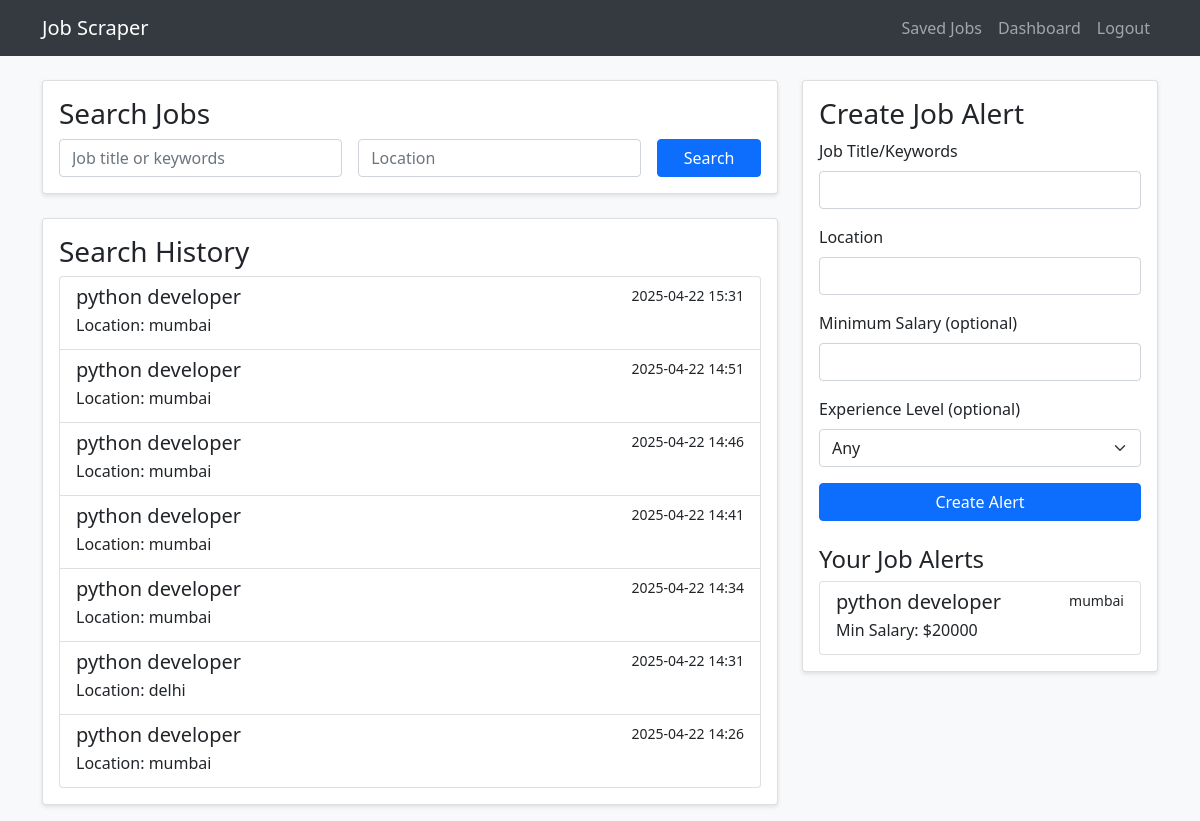
The page /dashboard (signed in) on the database its author committed.
### app.py (models this page shows)
class SearchHistory(db.Model):
    id = db.Column(db.Integer, primary_key=True)
    keyword = db.Column(db.String(200), nullable=False)
    location = db.Column(db.String(200))
    timestamp = db.Column(db.DateTime, default=datetime.utcnow)
    user_id = db.Column(db.Integer, db.ForeignKey('user.id'), nullable=False)

class JobAlert(db.Model):
    id = db.Column(db.Integer, primary_key=True)
    keyword = db.Column(db.String(200), nullable=False)
    location = db.Column(db.String(200))
    min_salary = db.Column(db.Integer)
    experience = db.Column(db.String(100))
    user_id = db.Column(db.Integer, db.ForeignKey('user.id'), nullable=False)

### app.py (the view)
@app.route('/dashboard')
@login_required
def dashboard():
    search_history = SearchHistory.query.filter_by(user_id=current_user.id).order_by(SearchHistory.timestamp.desc()).all()
    job_alerts = JobAlert.query.filter_by(user_id=current_user.id).all()
    return render_template('dashboard.html', search_history=search_history, job_alerts=job_alerts)

### app.py (called while the page is built)
@login_manager.user_loader
def load_user(user_id):
    return User.query.get(int(user_id))

### templates/dashboard.html (shortened to what this page needs)
{% extends "base.html" %}
{% block content %}
<div class="row">
    <div class="col-md-8">
        <div class="card mb-4">
            <div class="card-body">
                <h3 class="card-title">Search Jobs</h3>
                <form action="{{ url_for('search') }}" method="POST">
                    <div class="row g-3">
                        <div class="col-md-5">
                            <input type="text" class="form-control" name="keyword" placeholder="Job title or keywords" required>
                        </div>
                        <div class="col-md-5">
                            <input type="text" class="form-control" name="location" placeholder="Location" required>
                        </div>
                        <div class="col-md-2">
                            <button type="submit" class="btn btn-primary w-100">Search</button>
                        </div>
                    </div>
                </form>
            </div>
        </div>
        <div class="card">
            <div class="card-body">
                <h3 class="card-title">Search History</h3>
                {% if search_history %}
                    <div class="list-group">
                        {% for search in search_history %}
                            <div class="list-group-item">
                                <div class="d-flex w-100 justify-content-between">
                                    <h5 class="mb-1">{{ search.keyword }}</h5>
                                    <small>{{ search.timestamp.strftime('%Y-%m-%d %H:%M') }}</small>
                                </div>
                                <p class="mb-1">Location: {{ search.location }}</p>
                            </div>
                        {% endfor %}
                    </div>
                {% else %}
                    <p>No search history yet.</p>
                {% endif %}
            </div>
        </div>
    </div>
    <div class="col-md-4">
        <div class="card">
            <div class="card-body">
                <h3 class="card-title">Create Job Alert</h3>
                <form action="{{ url_for('create_alert') }}" method="POST">
                    <div class="mb-3">
                        <label for="keyword" class="form-label">Job Title/Keywords</label>
                        <input type="text" class="form-control" id="keyword" name="keyword" required>
                    </div>
                    <div class="mb-3">
                        <label for="location" class="form-label">Location</label>
                        <input type="text" class="form-control" id="location" name="location" required>
                    </div>
                    <div class="mb-3">
                        <label for="min_salary" class="form-label">Minimum Salary (optional)</label>
                        <input type="number" class="form-control" id="min_salary" name="min_salary">
                    </div>
                    <div class="mb-3">
                        <label for="experience" class="form-label">Experience Level (optional)</label>
                        <select class="form-select" id="experience" name="experience">
                            <option value="">Any</option>
                        </select>
                    </div>
                    <button type="submit" class="btn btn-primary w-100">Create Alert</button>
                </form>
                <h4 class="mt-4">Your Job Alerts</h4>
                {% if job_alerts %}
                    <div class="list-group">
                        {% for alert in job_alerts %}
                            <div class="list-group-item">
                                <div class="d-flex w-100 justify-content-between">
                                    <h5 class="mb-1">{{ alert.keyword }}</h5>
                                    <small>{{ alert.location }}</small>
                                </div>
                                {% if alert.min_salary %}
                                    <p class="mb-1">Min Salary: ${{ alert.min_salary }}</p>
                                {% endif %}
                            </div>
                        {% endfor %}
                    </div>
                {% else %}
                    <p>No job alerts yet.</p>
                {% endif %}
            </div>
        </div>
    </div>
</div>
{% endblock %}

### templates/base.html (style rules this page uses)
body { padding-top: 2rem; background-color: #f8f9fa; }
.card { margin-bottom: 1rem; box-shadow: 0 2px 4px rgba(0,0,0,0.1); }

### rows shown on the page
SearchHistory: keyword "python developer", timestamp "2025-04-22 15:31", location "mumbai"
SearchHistory: keyword "python developer", timestamp "2025-04-22 14:51", location "mumbai"
SearchHistory: keyword "python developer", timestamp "2025-04-22 14:46", location "mumbai"
SearchHistory: keyword "python developer", timestamp "2025-04-22 14:41", location "mumbai"
SearchHistory: keyword "python developer", timestamp "2025-04-22 14:34", location "mumbai"
SearchHistory: keyword "python developer", timestamp "2025-04-22 14:31", location "delhi"
SearchHistory: keyword "python developer", timestamp "2025-04-22 14:26", location "mumbai"
JobAlert: keyword "python developer", location "mumbai", min_salary "20000"
